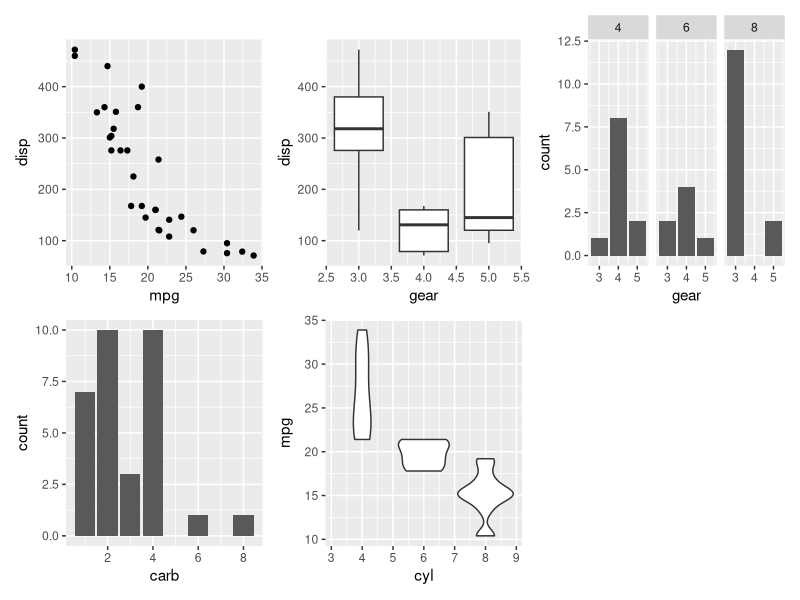
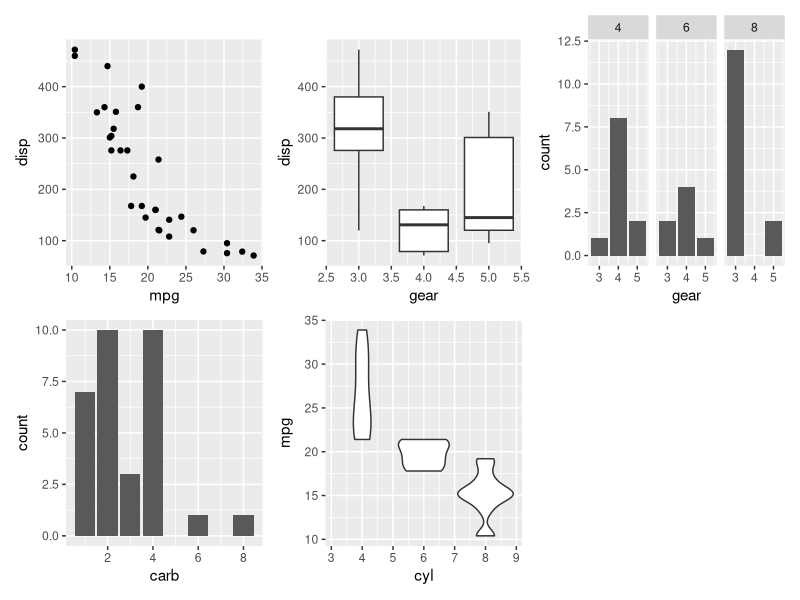

Recreate these plots in R, in order.
# gloss bench figure patchwork-004
# source: patchwork::wrap_plots (topic)
# Frozen by bench/R/harvest.R: code up to the chosen figure; see meta.json.
# ---- setup ----
library(patchwork)
# ---- chunk 1 ----
### Name: wrap_plots
### Title: Wrap plots into a patchwork
### Aliases: wrap_plots

### ** Examples

library(ggplot2)

p1 <- ggplot(mtcars) + geom_point(aes(mpg, disp))
p2 <- ggplot(mtcars) + geom_boxplot(aes(gear, disp, group = gear))
p3 <- ggplot(mtcars) + geom_bar(aes(gear)) + facet_wrap(~cyl)
p4 <- ggplot(mtcars) + geom_bar(aes(carb))
p5 <- ggplot(mtcars) + geom_violin(aes(cyl, mpg, group = cyl))

# Either add the plots as single arguments
wrap_plots(p1, p2, p3, p4, p5)

# Or add them as a list...
plots <- list(p1, p2, p3, p4, p5)
wrap_plots(plots)
